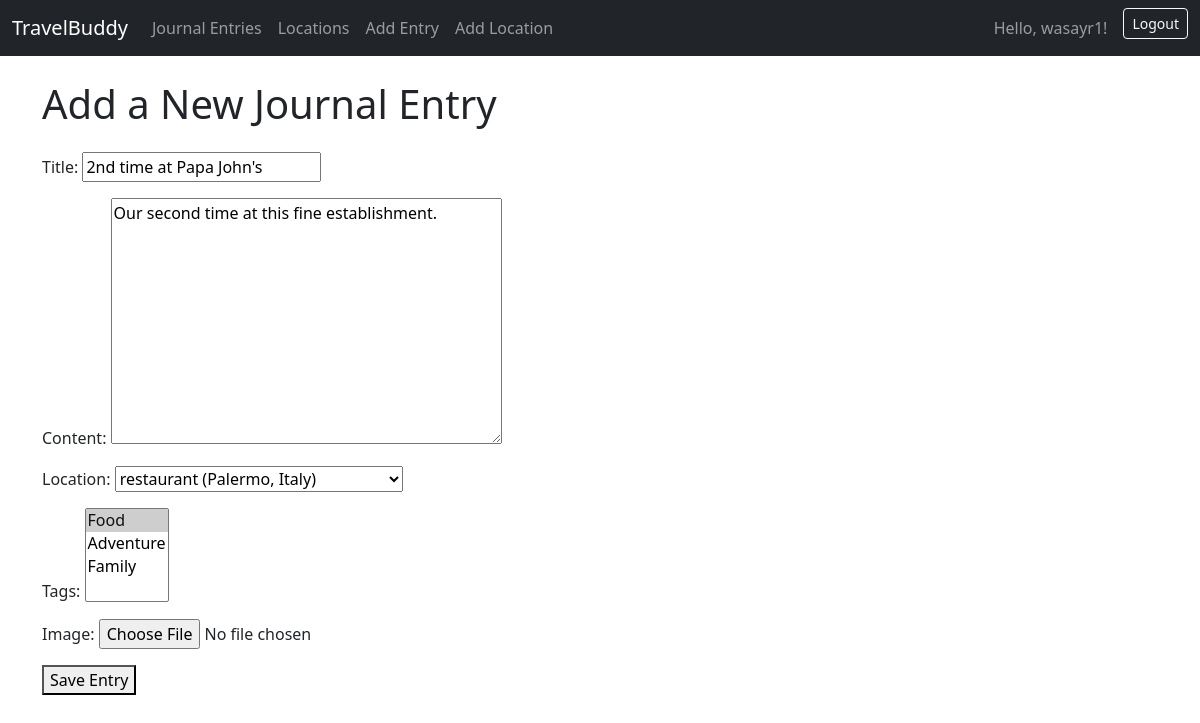
The page /project/entry/6/edit/ (signed in) on the database as committed earlier.
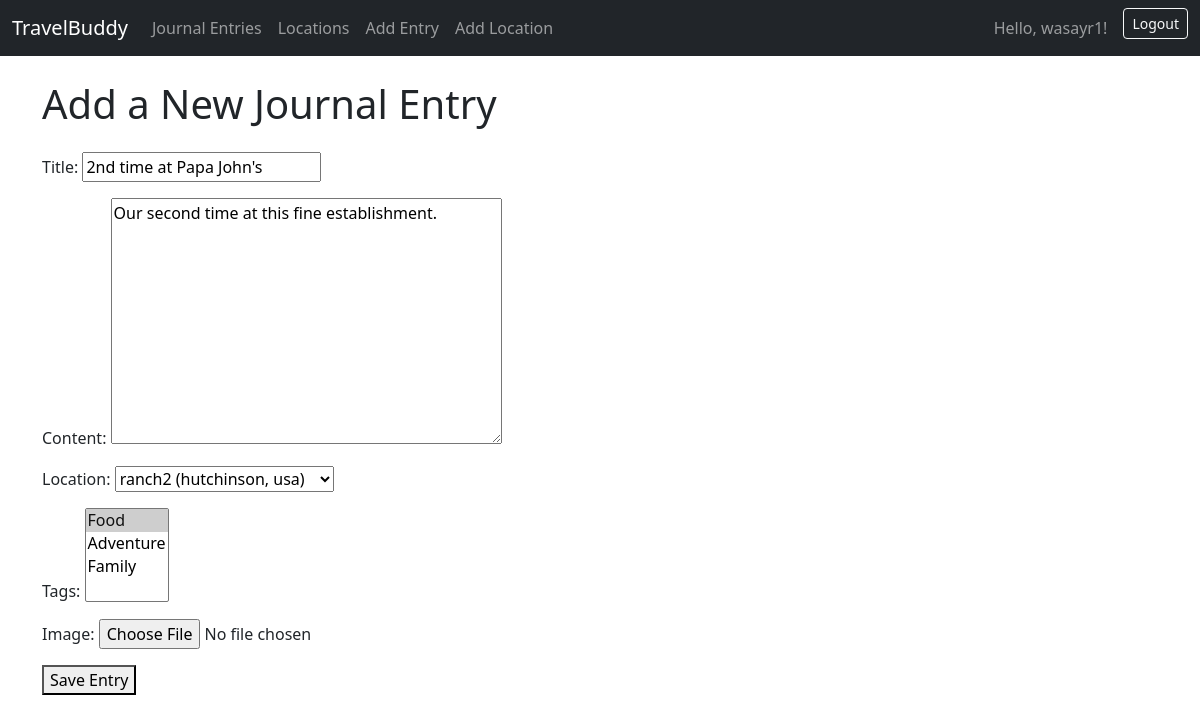
The same page on the database as committed later.
### project/models.py (models this page shows)
class JournalEntry(models.Model):
    title = models.CharField(max_length=200)
    content = models.TextField()
    created_date = models.DateTimeField(auto_now_add=True)
    updated_date = models.DateTimeField(auto_now=True)
    user = models.ForeignKey(User, on_delete=models.CASCADE)
    location = models.ForeignKey(Location, on_delete=models.SET_NULL, null=True, blank=True)
    image = models.ImageField(upload_to='journal_images/', blank=True, null=True)
    tags = models.ManyToManyField('Tag', through='EntryTag', blank=True)

### project/views.py (the view, shortened to what this page needs)
# urls.py: path('entry/<int:pk>/edit/', views.JournalEntryUpdateView.as_view(), name='entry-update'),
class JournalEntryUpdateView(LoginRequiredMixin, UserPassesTestMixin, generic.UpdateView):
    model = JournalEntry
    form_class = JournalEntryForm
    template_name = 'project/journalentry_form.html'
    def test_func(self):
        entry = self.get_object()
        return self.request.user == entry.user

### project/forms.py
class JournalEntryForm(forms.ModelForm):
    class Meta:
        model = JournalEntry
        fields = ['title', 'content', 'location', 'tags', 'image']

### project/models.py (called while the page is built)
    def __str__(self):
        return f"{self.name} ({self.city}, {self.country})"

    def __str__(self):
        return self.name

### project/templates/project/journalentry_form.html (shortened to what this page needs)
{% extends "project/base.html" %}
{% block header %}Add a New Journal Entry{% endblock %}
{% block content %}
    <form method="post" enctype="multipart/form-data">
        {{ form.as_p }}
        <button type="submit">Save Entry</button>
    </form>
{% endblock %}

Rows that differ between the two databases and show on the page:
changed JournalEntry "2nd time at Papa John's": location "restaurant (Palermo, Italy)" → "ranch2 (hutchinson, usa)"
